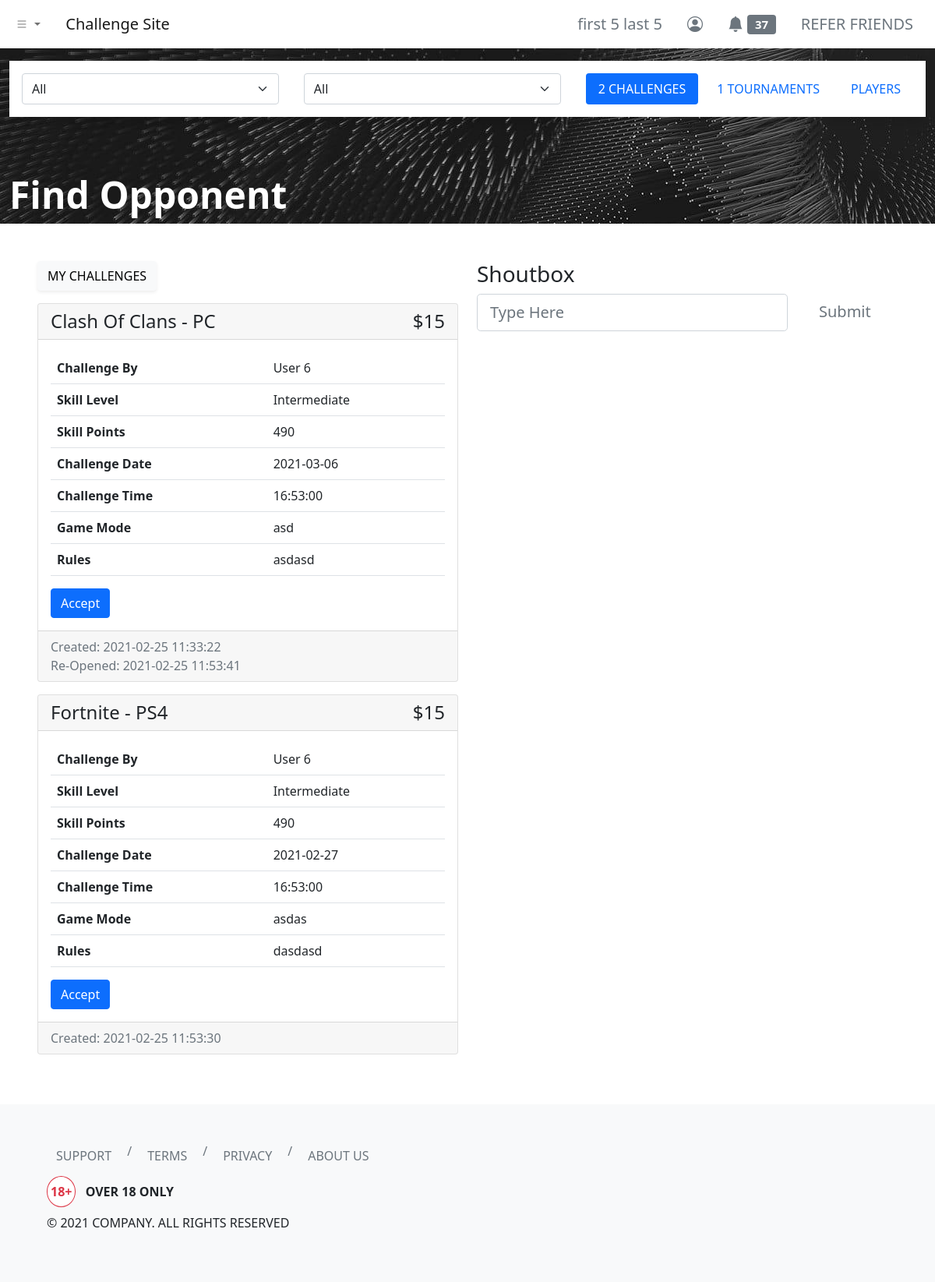
The page /dashboard/find-opponent/index.php (signed in) on the database its author committed.
### tables this page shows
CREATE TABLE `users` (
  `id` int(11) NOT NULL,
  `username` varchar(255) NOT NULL,
  `first_name` varchar(255) NOT NULL,
  `last_name` varchar(255) NOT NULL,
  `email` varchar(255) NOT NULL,
  `user_password` varchar(255) NOT NULL,
  `balance` decimal(65,30) UNSIGNED NOT NULL DEFAULT 0.000000000000000000000000000000,
  `skill_points` int(11) NOT NULL
);

CREATE TABLE `challenges_log` (
  `challenge_id` int(11) NOT NULL,
  `challenge_by` int(11) NOT NULL,
  `game` varchar(255) NOT NULL,
  `console` varchar(255) NOT NULL,
  `amount` int(11) NOT NULL,
  `game_mode` varchar(255) NOT NULL,
  `rules` text NOT NULL,
  `status` varchar(255) NOT NULL DEFAULT 'open',
  `comments` text NOT NULL,
  `created_timestamp` timestamp NOT NULL DEFAULT current_timestamp(),
  `accepted_by` int(11) DEFAULT NULL,
  `accepted_timestamp` timestamp NULL DEFAULT NULL,
  `challenge_date` date DEFAULT NULL,
  `challenge_time` time DEFAULT NULL,
  `confirmed_timestamp` timestamp NULL DEFAULT NULL,
  `cancelled_timestamp` timestamp NULL DEFAULT NULL,
  `reset_timestamp` timestamp NULL DEFAULT NULL,
  `reopen_timestamp` timestamp NULL DEFAULT NULL,
  `challenge_by_claimed_result` varchar(255) NOT NULL,
  `accepted_by_claimed_result` varchar(255) NOT NULL,
  `challenge_by_claim_timestamp` timestamp NULL DEFAULT NULL,
  `accepted_by_claim_timestamp` timestamp NULL DEFAULT NULL,
  `end_timestamp` timestamp NULL DEFAULT NULL
);

CREATE TABLE `skill_levels` (
  `level_id` int(11) NOT NULL,
  `level_name` varchar(255) NOT NULL,
  `min_points` int(11) NOT NULL,
  `max_points` int(11) NOT NULL,
  `created_timestamp` timestamp NULL DEFAULT NULL,
  `last_modified_timestamp` timestamp NULL DEFAULT NULL
);

### dashboard/find-opponent/index.php (the view, shortened to what this page needs)
<?php
include '../../header.php';
?>
<link rel="stylesheet" href="./index.css">
<div class="hero container-fluid bg-dark position-relative">
    <div class="row">
        <div class="col">
            <div class="d-flex bg-white shadow py-3 mt-3">
                <select class="form-select mx-3" aria-label=".form-select-lg example">
                    <option selected>All</option>
                </select>
                <select class="form-select mx-3" aria-label=".form-select-lg example">
                    <option selected>All</option>
                </select>
                <ul class="nav nav-pills nav-justified flex-nowrap mx-3" id="pills-tab" role="tablist">
                    <li class="nav-item" role="presentation">
                        <a class="nav-link active text-uppercase text-nowrap" id="pills-challenges-tab" data-bs-toggle="pill" href="#pills-challenges" role="tab" aria-controls="pills-challenges" aria-selected="true">
                            <?php
                            include_once '../../php-apis/db-config.php';
                            $user_id = $_SESSION['id'];
                            $sql = "SELECT COUNT(*) AS total_challenges FROM challenges_log WHERE challenge_by <> $user_id AND status = 'open'";
                            $result = mysqli_query($conn, $sql);
                            if (mysqli_num_rows($result) > 0) {
                                while ($row = mysqli_fetch_assoc($result)) {
                                    echo $row['total_challenges'];
                                }
                            } else {
                                echo "0";
                            }
                            ?>
                            Challenges
                        </a>
                    </li>
                    <li class="nav-item mx-2" role="presentation">
                        <a class="nav-link text-uppercase text-nowrap" id="pills-tournaments-tab" data-bs-toggle="pill" href="#pills-tournaments" role="tab" aria-controls="pills-tournaments" aria-selected="false">
                            <?php
                            $sql2 = "SELECT COUNT(*) AS total_tournaments FROM tournaments_log WHERE tournament_by <> $user_id AND status = 'open'";
                            $result2 = mysqli_query($conn, $sql2);
                            if (mysqli_num_rows($result2) > 0) {
                                while ($row2 = mysqli_fetch_assoc($result2)) {
                                    echo $row2['total_tournaments'];
                                }
                            } else {
                                echo "0";
                            }
                            ?>
                            Tournaments
                        </a>
                    </li>
                    <li class="nav-item" role="presentation">
                        <a class="nav-link text-uppercase text-nowrap" id="pills-players-tab" data-bs-toggle="pill" href="#pills-players" role="tab" aria-controls="pills-players" aria-selected="false">Players</a>
                    </li>
                </ul>
            </div>
        </div>
    </div>
    <div class="row position-absolute bottom-0">
        <div class="col">
            <h1 class="text-white display-5 fw-bold">Find Opponent</h1>
        </div>
    </div>
</div>
<div class="container-fluid my-5 px-5">
    <div class="row">
        <div class="col">
            <div class="tab-content" id="pills-tabContent">
                <div class="tab-pane fade show active" id="pills-challenges" role="tabpanel" aria-labelledby="pills-challenges-tab">
                    <a class="btn btn-light shadow-sm text-uppercase mb-3" href="../challenges" role="button">My Challenges</a>
                    <?php
                    $sql3 = "SELECT * FROM users INNER JOIN challenges_log ON users.id = challenges_log.challenge_by WHERE challenges_log.challenge_by <> $user_id AND status = 'open' ORDER BY GREATEST(COALESCE(challenges_log.created_timestamp, 0), COALESCE(challenges_log.reopen_timestamp, 0)) DESC";
                    $result3 = mysqli_query($conn, $sql3);
                    if (mysqli_num_rows($result3) > 0) {
                        while ($row3 = mysqli_fetch_assoc($result3)) {
                            $skill_points = $row3['skill_points'];
                            $sql1 = "SELECT * FROM skill_levels WHERE $skill_points BETWEEN min_points AND max_points";
                            $result1 = mysqli_query($conn, $sql1);
                            if (mysqli_num_rows($result1) > 0) {
                                while ($row1 = mysqli_fetch_assoc($result1)) {
                                    $skill_level = $row1['level_name'];
                                }
                            } else {
                                $skill_level = 'undefined';
                            }
                    ?>
                            <div class="card mb-3">
                                <h4 class="card-header">
                                    <div class="d-flex justify-content-between align-items-center">
                                        <div>
                                            <?php echo (($row3['game'] === 'fifa_21') ? (strtoupper(str_replace("_", " ", $row3['game']))) : (ucwords(str_replace("_", " ", $row3['game'])))) . ' - ' . (($row3['console'] === 'ps4' || $row3['console'] === 'pc') ? (strtoupper($row3['console'])) : (ucwords($row3['console']))); ?>
                                        </div>
                                        <div class="d-flex justify-content-between align-items-center">
                                            <?php echo '$' . $row3['amount']; ?>
                                        </div>
                                    </div>
                                </h4>
                                <div class="card-body">
                                    <table class="table">
                                        <tbody>
                                            <tr>
                                                <th scope="row">Challenge By</th>
                                                <td><?php echo ucwords($row3['username']); ?></td>
                                            </tr>
                                            <tr>
                                                <th scope="row">Skill Level</th>
                                                <td><?php echo ucwords($skill_level); ?></td>
                                            </tr>
                                            <tr>
                                                <th scope="row">Skill Points</th>
                                                <td><?php echo $skill_points; ?></td>
                                            </tr>
                                            <tr>
                                                <th scope="row">Challenge Date</th>
                                                <td><?php echo $row3['challenge_date']; ?></td>
                                            </tr>
                                            <tr>
                                                <th scope="row">Challenge Time</th>
                                                <td><?php echo $row3['challenge_time']; ?></td>
                                            </tr>
                                            <tr>
                                                <th scope="row">Game Mode</th>
                                                <td><?php echo $row3['game_mode']; ?></td>
                                            </tr>
                                            <tr>
                                                <th scope="row">Rules</th>
                                                <td><?php echo $row3['rules']; ?></td>
                                            </tr>
                                        </tbody>
                                    </table>
                                    <button type="button" class="accept-challenge-button btn btn-primary" data-challenge-id="<?php echo $row3['challenge_id']; ?>">Accept</button>
                                </div>
                                <div class="card-footer text-muted">
                                    <?php echo 'Created: ' . $row3['created_timestamp']; ?>
                                    <br />
                                    <?php if (!empty($row3['reopen_timestamp']) && !is_null($row3['reopen_timestamp'])) { ?>
                                        Re-Opened: <?php echo $row3['reopen_timestamp']; ?>
                                    <?php } ?>
                                </div>
                            </div>
                    <?php
                        }
                    } else {
                        echo "<p class='fs-4 text-danger'>No Challenges Available!</p>";
                    }
                    ?>
                </div>
            </div>
        </div>
        <div class="col">
            <h3>Shoutbox</h3>
            <form class="row">
                <div class="col-9">
                    <input class="form-control form-control-lg" type="text" placeholder="Type Here">
                </div>
                <div class="col">
                    <button type="button" class="btn btn-lg btn-outline-secondary border-0">Submit</button>
                </div>
            </form>
        </div>
    </div>
</div>
<?php
include '../../footer.php';
?>

### header.php (shortened to what this page needs)
<?php
function urlPrefix()
{
    if (basename(getcwd()) === basename(__DIR__)) {
        return './';
    } elseif (basename(dirname(getcwd())) === basename(__DIR__)) {
        return '../';
    } elseif (basename(dirname(dirname(getcwd()))) === basename(__DIR__)) {
        return '../../';
    } elseif (basename(dirname(dirname(dirname(getcwd())))) === basename(__DIR__)) {
        return '../../../';
    } else {
        return './';
    }
}
?>
<!DOCTYPE html>
<html lang="en">
<head>
    <link href="https://cdn.jsdelivr.net/npm/bootstrap@5.0.0-beta2/dist/css/bootstrap.min.css" rel="stylesheet">
    <link rel="stylesheet" href="https://cdn.jsdelivr.net/npm/bootstrap-icons@1.3.0/font/bootstrap-icons.css">
</head>
<body>
    <nav class="navbar navbar-expand-sm navbar-light bg-white shadow">
        <div class="container-fluid">
            <ul class="navbar-nav me-4">
                <li class="nav-item dropdown">
                    <a class="nav-link dropdown-toggle" href="#" id="navbarDropdownMenuLink" role="button" data-bs-toggle="dropdown" aria-expanded="false">
                        <i class="bi bi-list"></i>
                    </a>
                </li>
            </ul>
            <a class="navbar-brand" href="<?php echo urlPrefix(); ?>">Challenge Site</a>
            <div class="collapse navbar-collapse" id="navbarNavDropdown">
                <ul class="navbar-nav ms-auto">
                    <?php if (isset($_SESSION['id'])) { ?>
                        <li class="nav-item">
                            <a class="btn btn-lg btn-outline-secondary border-0" aria-current="page" href="<?php echo urlPrefix() . 'dashboard/profile/'; ?>">
                                <?php
                                include_once urlPrefix() . 'php-apis/db-config.php';
                                $user_id = $_SESSION['id'];
                                $sql = "SELECT * FROM users WHERE id=$user_id";
                                $result = mysqli_query($conn, $sql);
                                if (mysqli_num_rows($result) > 0) {
                                    while ($row = mysqli_fetch_assoc($result)) {
                                        echo $row['first_name'] . ' ' . $row['last_name'];
                                    }
                                } else {
                                    header("Location: " . urlPrefix() . "php-apis/logout.php");
                                    die();
                                }
                                ?>
                            </a>
                        </li>
                        <li class="nav-item">
                            <a class="btn btn-lg btn-outline-secondary border-0" aria-current="page" href="<?php echo urlPrefix() . 'dashboard/profile/'; ?>"><i class="bi bi-person-circle"></i></a>
                        </li>
                        <li class="nav-item">
                            <a class="btn btn-lg btn-outline-secondary border-0" aria-current="page" href="<?php echo urlPrefix() . 'dashboard/notifications/'; ?>">
                                <i class="bi bi-bell-fill"></i>
                                <span class="badge bg-secondary">
                                    <?php
                                    $sql2 = "SELECT COUNT(*) AS unread_notifs FROM notifications WHERE notif_for = $user_id AND notif_status = 'unread'";
                                    $result2 = mysqli_query($conn, $sql2);
                                    if (mysqli_num_rows($result2) > 0) {
                                        while ($row2 = mysqli_fetch_assoc($result2)) {
                                            echo $row2['unread_notifs'];
                                        }
                                    } else {
                                        echo "0";
                                    }
                                    ?>
                                </span>
                            </a>
                        </li>
                        <li class="nav-item">
                            <a class="btn btn-lg btn-outline-secondary border-0" aria-current="page" href="<?php echo urlPrefix() . 'dashboard/refer/'; ?>">REFER FRIENDS</a>
                        </li>
                    <?php } else { ?>
                        <li class="nav-item">
                            <a class="btn btn-lg btn-outline-secondary border-0" aria-current="page" href="<?php echo urlPrefix() . 'login/'; ?>">ENTER</a>
                        </li>
                    <?php } ?>
                </ul>
            </div>
        </div>
    </nav>

### dashboard/find-opponent/index.css (style rules this page uses)
.hero { background-image: url('../../images/bg.jpg'); min-height: 225px; }

### rows shown on the page
users: first_name "first 5", last_name "last 5"
users: challenges_log.game "Clash Of Clans", challenges_log.console "PC", challenges_log.amount "15", username "User 6", skill_levels.level_name "Intermediate", skill_points "490", challenges_log.challenge_date "2021-03-06", challenges_log.challenge_time "16:53:00", challenges_log.game_mode "asd", challenges_log.rules "asdasd", challenges_log.created_timestamp "2021-02-25 11:33:22", challenges_log.reopen_timestamp "2021-02-25 11:53:41", challenges_log.game "Fortnite", challenges_log.console "PS4", challenges_log.challenge_date "2021-02-27", challenges_log.game_mode "asdas", challenges_log.rules "dasdasd", challenges_log.created_timestamp "2021-02-25 11:53:30"

### other values the page prints
$row2['unread_notifs'] "37"
$row['total_challenges'] "2"
$row2['total_tournaments'] "1"
